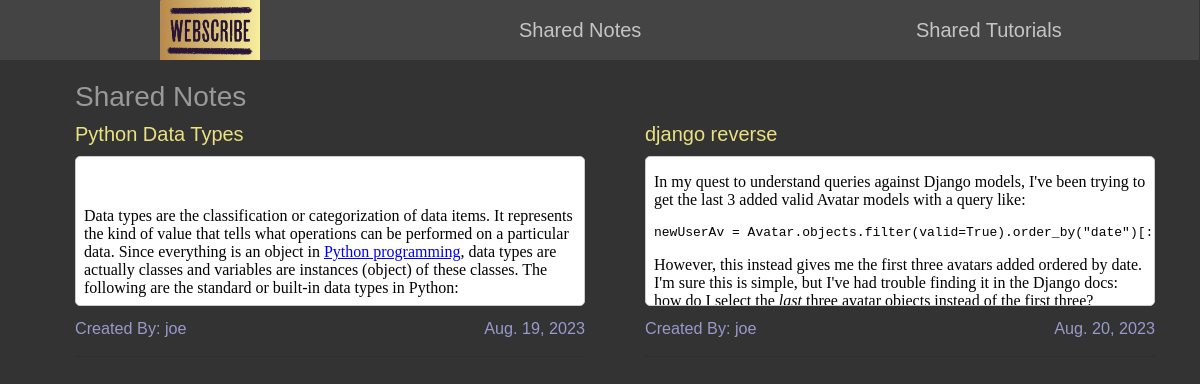
/shared_notes/, run on the app's committed database.
### notes/models.py (models this page shows, shortened)
class Note(models.Model):
    title = models.CharField(max_length=200)
    content = RichTextField()
    created_at = models.DateField(default=timezone.now)
    noteowner = models.ForeignKey(User, on_delete=models.CASCADE, related_name='allNote')
    is_shared = models.BooleanField(default=False)

### userApp/models.py (models this page shows)
class User(AbstractUser):
    password = models.CharField(max_length=200)
    def __str__(self):
        return self.username

### userApp/views.py (the view)
# urls.py: path('shared_notes/',views.shared_notes, name="sharedNotes"),
def shared_notes(request):
    notes = Note.objects.filter(is_shared=True)
    paginator_n = Paginator(notes,10)
    page_no_n = request.GET.get('page')
    single_page_notes = paginator_n.get_page(page_no_n)
    return render(request, 'sharednotes.html',{'notes':single_page_notes,})

### templates/sharednotes.html (shortened to what this page needs)
{% extends 'indexbase.html' %}
{% load static %}
{% block extra_styles %}
    <link rel="stylesheet" href="{% static 'css/shared_note_tut.css' %}">
{% endblock %}
{% block body %}
<main>
    <div class="container" style="margin-top: 80px;">
        <h3 class="tm-media-body">Shared Notes</h3>
        <div class="row">
            {% for note in notes %}
            <div class="col-lg-6">
                <div class="tm-media">
                    <div class="tm-media-body">
                        <h5><a href="{% url 'userApp:viewNote' note.pk %}" class="tm-text-title">{{note.title}}</a></h5>
                        <div id="iframe-container">
                            <iframe id="iframe-content" frameborder="0" srcdoc="{{note.content}}" style="padding: 0;"></iframe>
                            <a id="iframe-href" href="{% url 'userApp:viewNote' note.pk %}"></a>
                        </div>
                        <div class="tm-text-secondary tm-media-span tm-text-small">
                            <span class="tm-text-left">Created By: {{ note.noteowner }}</span>
                            <span class="tm-text-right">{{ note.created_at }}</span>
                        </div>
                        <hr class="tm-hr tm-mr">
                    </div>
                </div>
            </div>
            {% endfor %}
        </div>
    </div>
</main>
{% endblock %}

### ProjectScribe/static/css/index.css (style rules this page uses)
* { box-sizing: border-box; }
html, body { overflow-x: hidden; }
body { font-family: 'Kumbh Sans', sans-serif; font-size: 18px; background-color: #333; color: #999; margin: 0; }
a { color: #fff7f7; text-decoration: none; }
.tm-text-title { color: #eae180; text-decoration: none;white-space: nowrap;overflow: hidden; text-overflow: ellipsis;max-width: 200px; }
.tm-media { display: flex; align-items: flex-start; }
.tm-media-body { padding-left: 30px; width: 100%; text-overflow: ellipsis; overflow: hidden; white-space: nowrap; }
.tm-media-span { margin-bottom: 15px; display: flex; justify-content: space-between; }
.tm-text-left { float: left; }
.tm-text-right { float: right; }
#iframe-container { border: 1px solid #ccc; margin: 10px; width: 100%; height: 150px; background-color: #fff; margin-left: 0; border-radius: 5px; position: relative; }
#iframe-content { width: 100%; height: 100%; padding: 0; }
#iframe-href { position:absolute; top:0; left:0; display:inline-block; width:100%; height:150px; }
.tm-text-small { font-size: 0.9em; }
.tm-text-right { text-align: right; }
.tm-text-secondary { color: #9999CC; }

### ProjectScribe/static/css/shared_note_tut.css (style rules this page uses)
* { box-sizing: border-box; }
html, body { overflow-x: hidden; }
body { font-family: 'Kumbh Sans', sans-serif; font-size: 18px; background-color: #333; color: #999; margin: 0; }
a { color: #fff7f7; text-decoration: none; }
.tm-text-title { color: #eae180; text-decoration: none;white-space: nowrap;overflow: hidden; text-overflow: ellipsis;max-width: 200px; }
.container { margin-top: 80px; }
.tm-media { display: flex; align-items: flex-start; }
.tm-media-body { padding-left: 30px; width: 100%; text-overflow: ellipsis; overflow: hidden; white-space: nowrap; }
.tm-media-span { margin-bottom: 15px; display: flex; justify-content: space-between; }
.tm-text-left { float: left; }
.tm-text-right { float: right; }
#iframe-container { border: 1px solid #ccc; margin: 10px; width: 100%; height: 150px; background-color: #fff; margin-left: 0; border-radius: 5px; position: relative; }
#iframe-content { width: 100%; height: 100%; padding: 0; }
#iframe-href { position:absolute; top:0; left:0; display:inline-block; width:100%; height:150px; }
.tm-text-small { font-size: 0.9em; }
.tm-text-right { text-align: right; }
.tm-text-secondary { color: #9999CC; }

### data on the page
Note: title "Python Data Types", noteowner "joe", created_at "Aug. 19, 2…"
Note: title "django reverse", noteowner "joe", created_at "Aug. 20, 2…"
